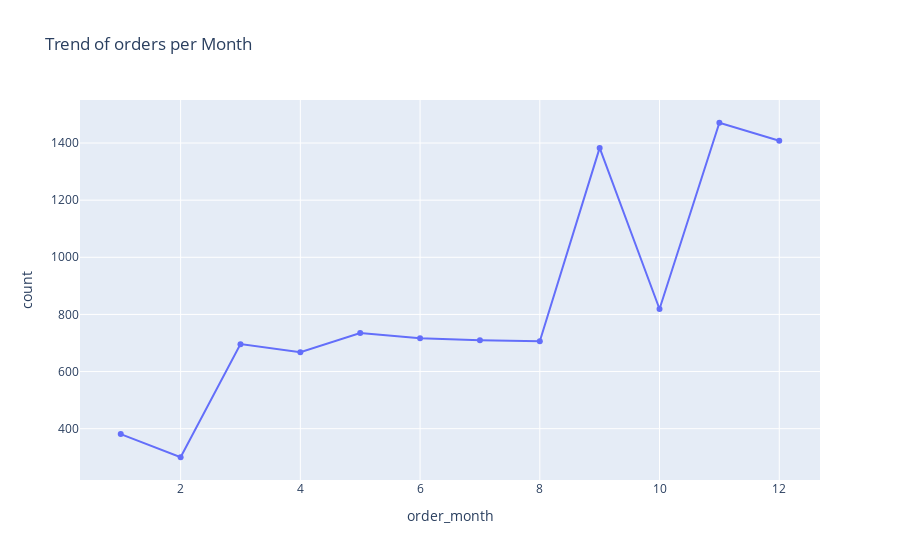

Notebook source saved alongside this figure:
### Markdown cell above
1) Which Month Made the Most Orders
2) Which Days are people most likely to make purchases
3) Which year made the most sales
4) The highest discount received by customer
5) The highest amount on a single purchase
6) Most bought product
7) which state/city makes the most sales

### Code cell
pp = %sql select order_month, count(order_month) from superstore group by order_month order by order_month 




fig = px.line(pp, x='order_month', y='count', markers=True, title = "Trend of orders per Month")
fig.show()

### Figure 1 — Plotly figure (JSON) as saved in the notebook; plotly's stock layout.template omitted (floating-point values rounded to 4 significant figures)
{"data": [{"hovertemplate": "order_month=%{x}<br>count=%{y}<extra></extra>", "legendgroup": "", "line": {"color": "#636efa", "dash": "solid"}, "marker": {"symbol": "circle"}, "mode": "lines+markers", "name": "", "orientation": "v", "showlegend": false, "type": "scatter", "x": [1, 2, 3, 4, 5, 6, 7, 8, 9, 10, 11, 12], "xaxis": "x", "y": [381, 300, 696, 668, 735, 717, 710, 706, 1383, 819, 1471, 1408], "yaxis": "y"}], "layout": {"legend": {"tracegroupgap": 0}, "title": {"text": "Trend of orders per Month"}, "xaxis": {"anchor": "y", "domain": [0, 1], "title": {"text": "order_month"}}, "yaxis": {"anchor": "x", "domain": [0, 1], "title": {"text": "count"}}}}
